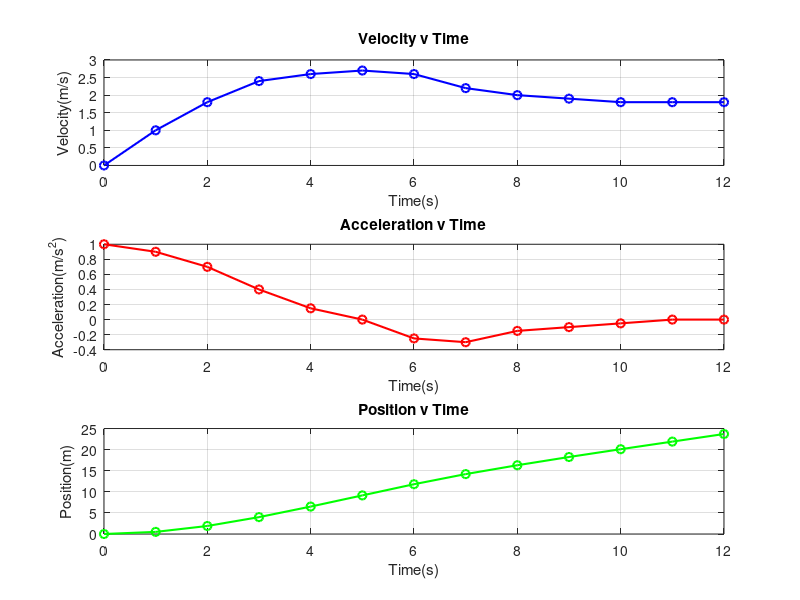

Source code (MATLAB):
%Create a script that will:

%Create time and velocity arrays
time = 0:12;
vel = [0 1 1.8 2.4 2.6 2.7 2.6 2.2 2 1.9 1.8 1.8 1.8];
% Determine the acceleration function by using the central difference estimation of the derivative.
acc = zeros(size(vel));
% use for loop for the position function by integrating the function up to each value of time shown.
for i = 2:length(time)-1
    acc(i) = (vel(i+1) - vel(i-1)) / (time(i+1) - time(i-1));
end

% for endpoints, use forward/backward difference
acc(1) = (vel(2) - vel(1)) / (time(2) - time(1));
acc(end) = (vel(end) - vel(end-1)) / (time(end) - time(end-1));

%Compute positions by integration (trapz)
position = zeros(size(time));
for i =2:length(time)
    position(i) = position(i-1) + (vel(i) + vel(i-1)) / 2*(time(i) - time(i-1));
end

% Create three separate plots: acceleration, velocity, and position.
% -All graphs should
%show time values from 0 to 12 seconds
%include a grid, title and axes labels (include units on your axes labels

figure;
%Velocity Plot
subplot(3,1,1)
plot(time,vel,'b-o','LineWidth',1.5)
grid on
title('Velocity v Time')
xlabel('Time(s)')
ylabel('Velocity(m/s)')
xlim([0 12])

% Acceleration Plot
subplot(3,1,2)
plot(time,acc,'r-o','LineWidth',1.5)
grid on
title('Acceleration v Time')
xlabel('Time(s)')
ylabel('Acceleration(m/s^2)')
xlim([0 12])

% Position Plot
subplot(3,1,3)
plot(time,position,'g-o','LineWidth',1.5)
grid on
title('Position v Time')
xlabel('Time(s)')
ylabel('Position(m)')
xlim([0 12])


